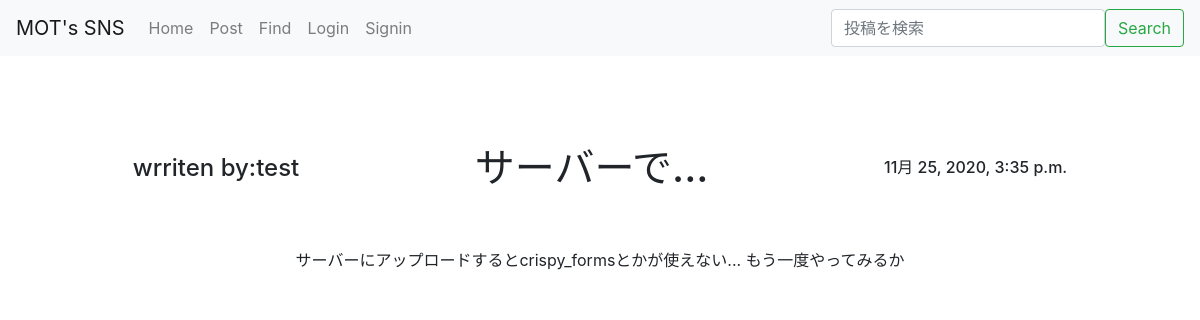
Screenshot of /detail/15 with the database file from the repository.
### blog/models.py (models this page shows, shortened)
class Post(models.Model):
    author = models.ForeignKey(settings.AUTH_USER_MODEL, on_delete=models.CASCADE)
    title = models.CharField(max_length=200)
    text = models.TextField()
    created_date = models.DateTimeField(default=timezone.now)
    published_date = models.DateTimeField(blank=True, null=True)

### blog/views.py (the view)
# urls.py: path('detail/<int:pk>', views.post_detail, name='detail'),
def post_detail(request, pk):
    post = Post.objects.get(id=pk)
    findform = FindForm()
    params = {
        'findform': findform,
        'post': post
    }
    return render(request, 'blog/post_detail.html', params)

### blog/forms.py
class FindForm(forms.Form):
    find = forms.CharField(label='', required=False, widget=forms.TextInput(attrs={'class': 'form-control', 'placeholder': '投稿を検索'}))

### blog/templates/blog/post_detail.html (shortened to what this page needs)
{% extends 'blog/layout.html' %}
{% block body %}
    <div class="mt-5 pt-5"></div>
    <div class="container text-center mt-5">
        <div class="d-flex justify-content-center">
            <h4 class="align-self-center flex-fill">wrriten by:{{ post.author }}</h4>
            <h1 class="flex-fill align-self-center">{{ post.title }}</h1>
            <h6 class="align-self-center flex-fill">{{ post.published_date }}</h6>
        </div>
        <p class="mt-5">{{ post.text }}</p>
    </div>
{% endblock body %}

### rows the page displays
Post: author "test", title "サーバーで...", published_date "11月 25, 2020, 3:35 p.m.", text "サーバーにアップロードするとcrispy_formsとかが使えない... もう一度やってみるか"
